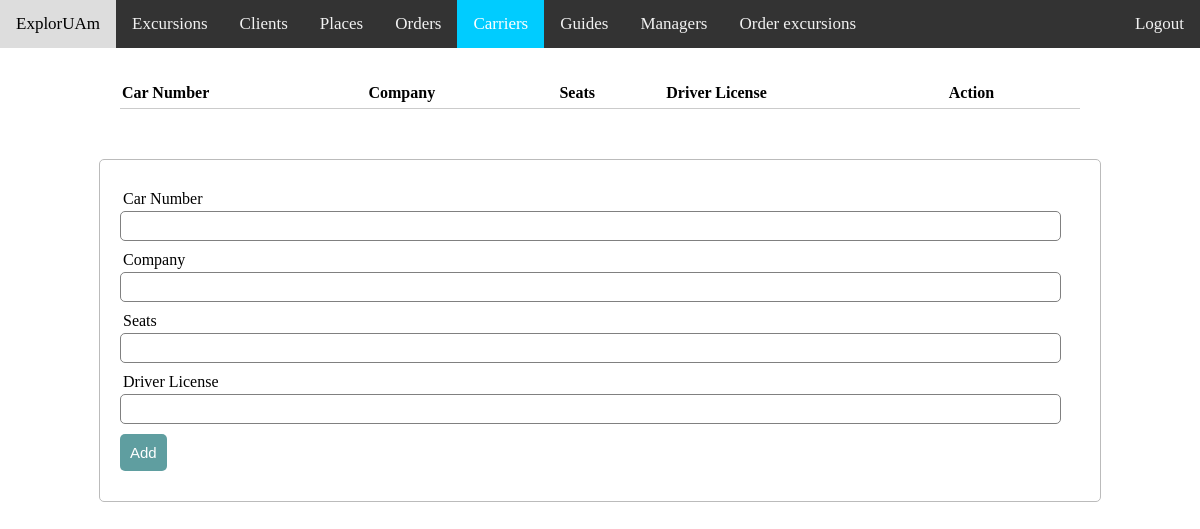
Before: /admin_view/carriers.php with the older database file.
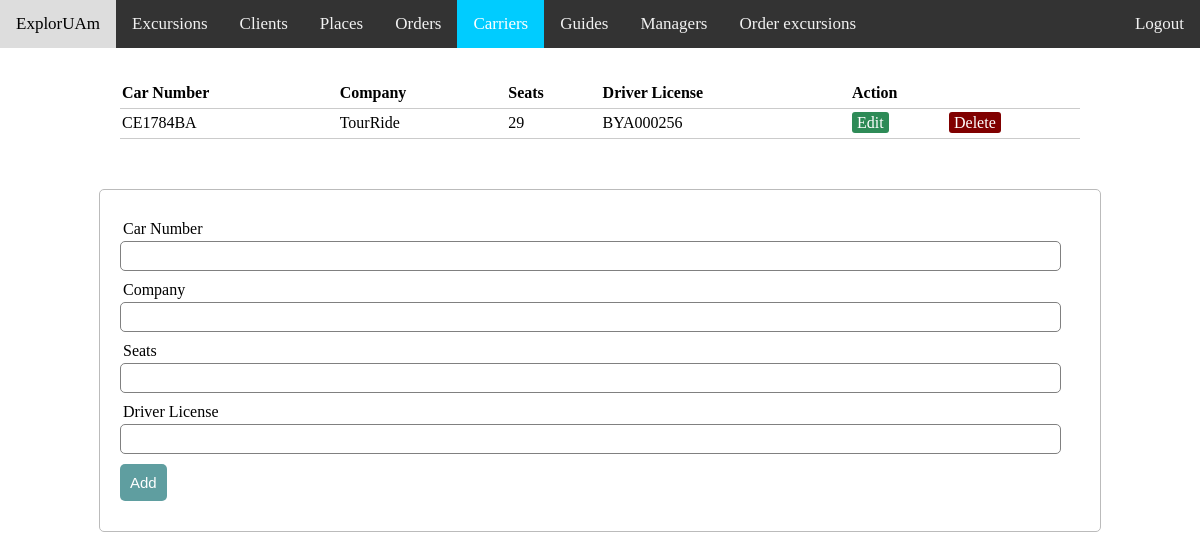
After: the same page with the newer database file.
### tables this page shows
CREATE TABLE IF NOT EXISTS `carrier` (
  `id_carrier` int(11) NOT NULL AUTO_INCREMENT,
  `car_number` char(8) NOT NULL,
  `name_company` varchar(30) NOT NULL,
  `seats` int(11) NOT NULL,
  `driver_license` char(9) NOT NULL,
  PRIMARY KEY (`id_carrier`)
);

### admin_view/server.php (called while the page is built, shortened)
<?php
	$update = false;
	$car_number= "";
	$name_company= "";
	$driver_license= "";
?>

### admin_view/carriers.php (the view, shortened to what this page needs)
<?php  include('server.php');
?>
<html>
<head>
<link rel="stylesheet" href="adminstyle.css">
</head>
<body>
<div class="topnav"> <a class="hover">ExplorUAm</a>
  <a href="excursions.php">Excursions</a>
  <a href="clients.php">Clients</a>
  <a href="places.php">Places</a>
  <a href="orders.php">Orders</a>
  <a class="active" href="carriers.php">Carriers</a>
  <a href="guides.php">Guides</a>
  <a href="managers.php">Managers</a>
  <a href="order_excursions.php">Order excursions</a>
  <a href="../main.php" style="float:right"> Logout </a>
</div>
<?php $results = mysqli_query($db, "SELECT * FROM carrier"); ?>
<table>
  <thead>
    <tr>
      <th>Car Number</th>
      <th>Company</th>
      <th>Seats</th>
      <th>Driver License</th>
      <th colspan="2">Action</th>
    </tr>
  </thead>
  <?php while ($row = mysqli_fetch_array($results)) { ?>
    <tr>
      <td><?php echo $row['car_number']; ?></td>
      <td><?php echo $row['name_company']; ?></td>
      <td><?php echo $row['seats']; ?></td>
      <td><?php echo $row['driver_license']; ?></td>
      <td>
        <a href="carriers.php?edit_carrier=<?php echo $row['id_carrier']; ?>" class="edit_btn" >Edit</a>
      </td>
      <td>
        <a href="server.php?del_carrier=<?php echo $row['id_carrier']; ?>" class="del_btn">Delete</a>
      </td>
    </tr>
  <?php } ?>
</table>
  <form method="post" action="server.php" >
    <div class="input-group">
      <label>Car Number</label>
      <input type="text" name="car_number" value="<?php echo $car_number; ?>">
    </div>
    <div class="input-group">
      <label>Company</label>
      <input type="text" name="name" value="<?php echo $name_company; ?>">
    </div>
    <div class="input-group">
      <label>Seats</label>
      <input type="text" name="seats"value="<?php echo $seats; ?>">
    </div>
    <div class="input-group">
      <label>Driver License</label>
      <input type="text" name="driver_license" value="<?php echo $driver_license; ?>">
    </div>
    <div class="input-group">
      <?php if ($update == true): ?>
      <button class="btn" type="submit" name="update_carrier" style="background: #ddd;" >Update</button>
      <?php else: ?>
      <button class="btn" type="submit" name="save_carrier" >Add</button>
      <?php endif ?>
    </div>
  </form>
</body>
</html>

Changed rows visible on the page:
added carrier: car_number "CE1784BA", name_company "TourRide", seats "29", driver_license "BYA000256"
